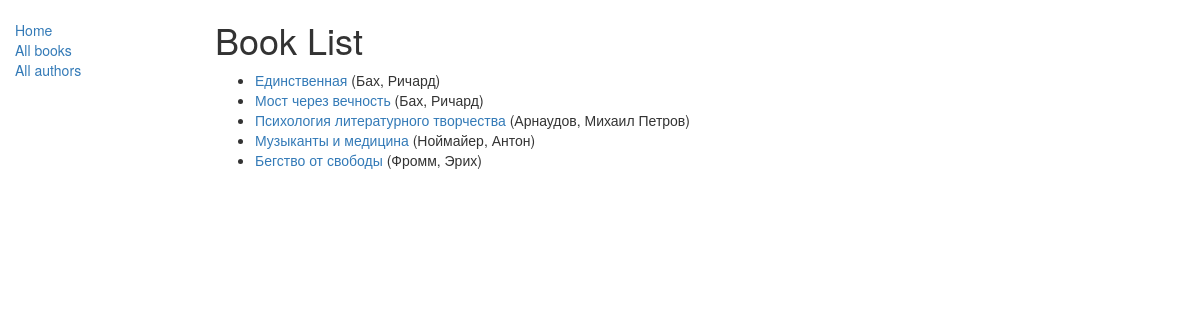
/catalog/books/, run on the app's committed database.
### catalog/models.py (models this page shows, shortened)
class Book(models.Model):
    title = models.CharField(max_length=200)
    author = models.ForeignKey('Author', on_delete=models.SET_NULL, null=True)
    summary = models.TextField(max_length=3000, help_text="Enter a brief description of the book")
    isbn = models.CharField('ISBN',max_length=13, help_text='13 Character <a href="https://www.isbn-international.org/content/what-isbn">ISBN number</a>', null=True, blank=True)
    genre = models.ManyToManyField(Genre, help_text="Select a genre for this book")
    def display_genre(self):
        """
        Creates a string for the Genre. This is required to display genre in Admin.
        """
        return ', '.join([ genre.name for genre in self.genre.all()[:3] ])
    display_genre.short_description = 'Genre'
    def get_absolute_url(self):
        return reverse('book-detail', args=[str(self.id)])

class Author(models.Model):
    first_name = models.CharField(max_length=100)
    last_name = models.CharField(max_length=100)
    date_of_birth = models.DateField(null=True, blank=True)
    date_of_death = models.DateField('Died', null=True, blank=True)
    def __str__(self):
        return '%s, %s' % (self.last_name, self.first_name)

### catalog/views.py (the view)
class BookListView(generic.ListView):
    model = Book
    paginate_by = 10

### catalog/templates/catalog/book_list.html
{% extends "base_generic.html" %}
{% block content %}
    <h1>Book List</h1>
    {% if book_list %}
    <ul>
      {% for book in book_list %}
      <li>
        <a href="{{ book.get_absolute_url }}">{{ book.title }}</a> ({{book.author}})
      </li>
      {% endfor %}
    </ul>
    {% else %}
      <p>There are no books in the library.</p>
    {% endif %}
{% endblock %}

### data on the page
Book: title "Единственная", author "Бах, Ричард"
Book: title "Мост через вечность", author "Бах, Ричард"
Book: title "Психология литературного творчества", author "Арнаудов, Михаил Петров"
Book: title "Музыканты и медицина", author "Ноймайер, Антон"
Book: title "Бегство от свободы", author "Фромм, Эрих"
